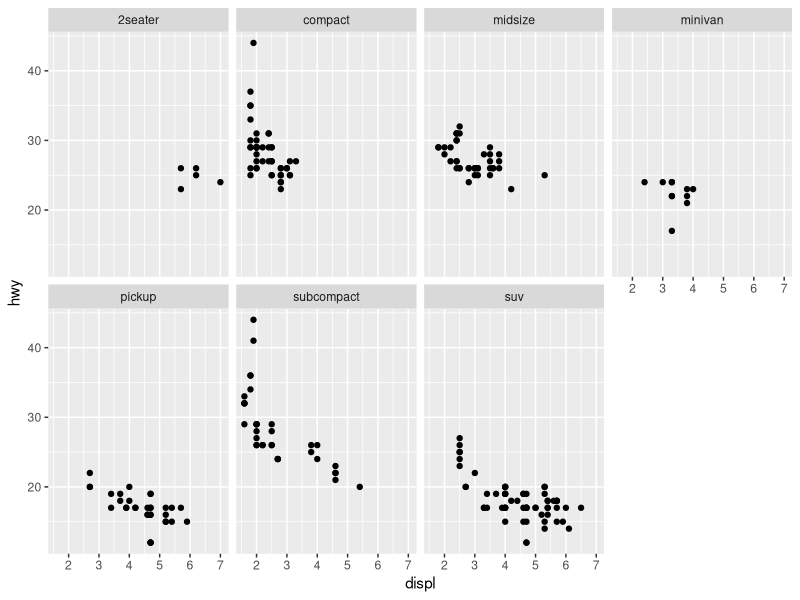
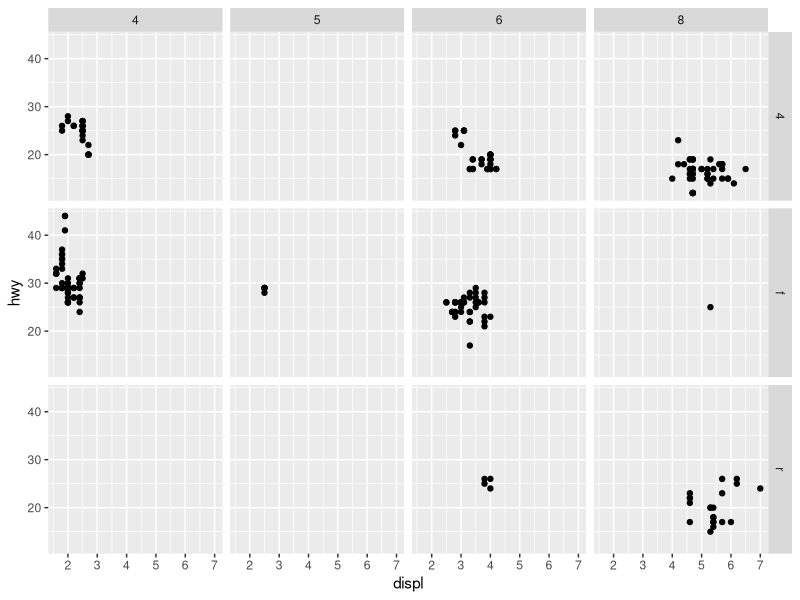
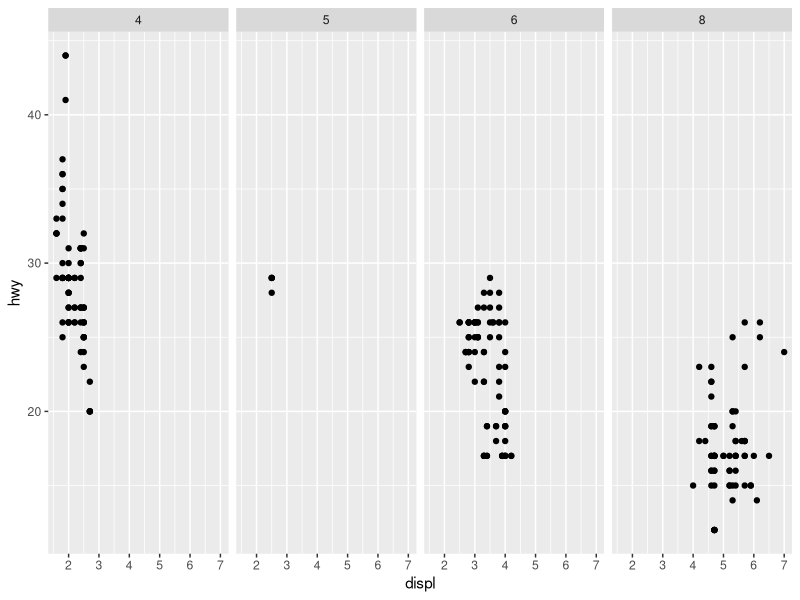
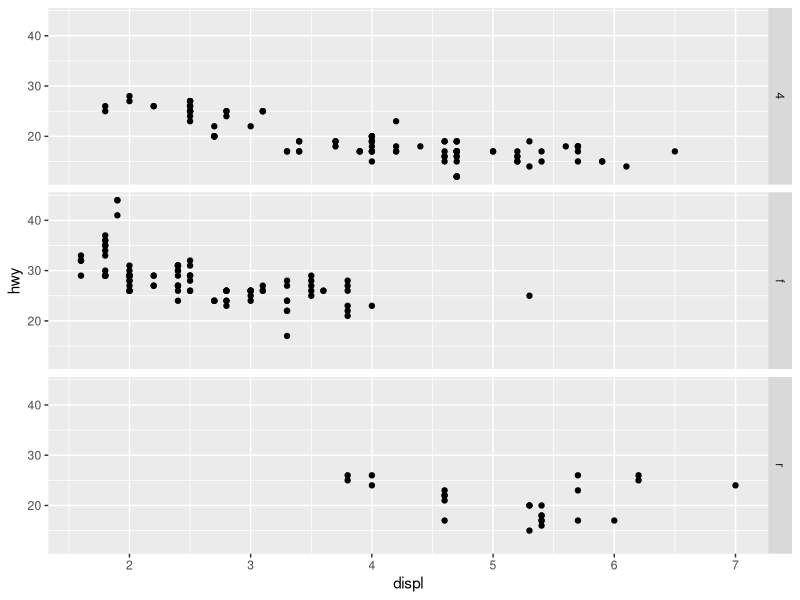

These charts were generated, in order, by the following R code:
library(tidyverse)

ggplot(data = mpg) + 
  geom_point(mapping = aes(x =  displ, y = hwy)) + 
  facet_wrap(~class, nrow = 2)


ggplot(data = mpg) + 
  geom_point(mapping = aes(x =  displ, y = hwy)) + 
  facet_grid(drv ~ cyl)


ggplot(data = mpg) + 
  geom_point(mapping = aes(x =  displ, y = hwy)) + 
  facet_grid(. ~ cyl)


ggplot(data = mpg) + 
  geom_point(mapping = aes(x =  displ, y = hwy)) + 
  facet_grid(drv ~ .)
